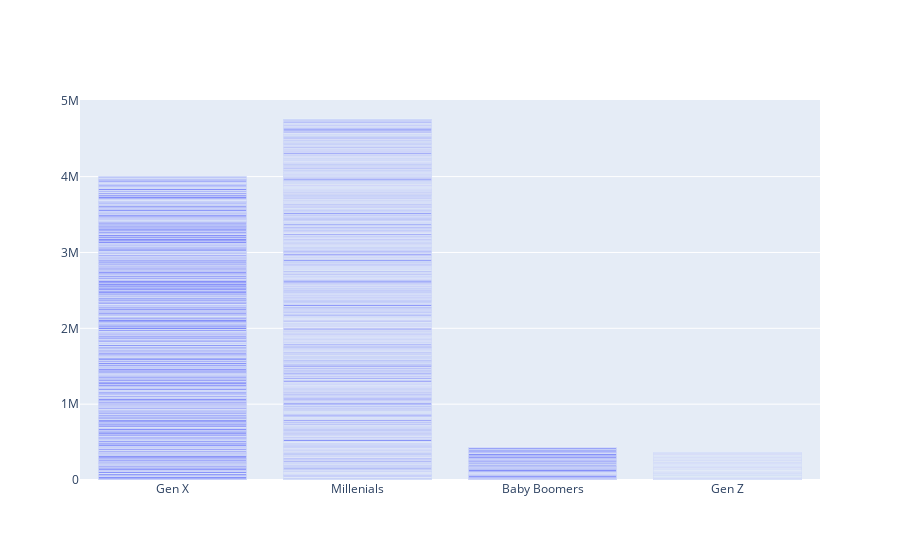

Notebook source saved alongside this figure:
### Code cell
trace = go.Bar(
   x = result.Generation,
   y = result.MonthlyIncome)

go.Figure(data=[trace])

### Figure 1 — Plotly figure (JSON) as saved in the notebook; plotly's stock layout.template omitted (floating-point values rounded to 4 significant figures; data arrays with more than 128 entries replaced by an {"elided": "..."} marker saying what was removed)
{"data": [{"type": "bar", "x": {"elided": "1470 str values"}, "y": {"elided": "1470 int values"}}], "layout": {}}
